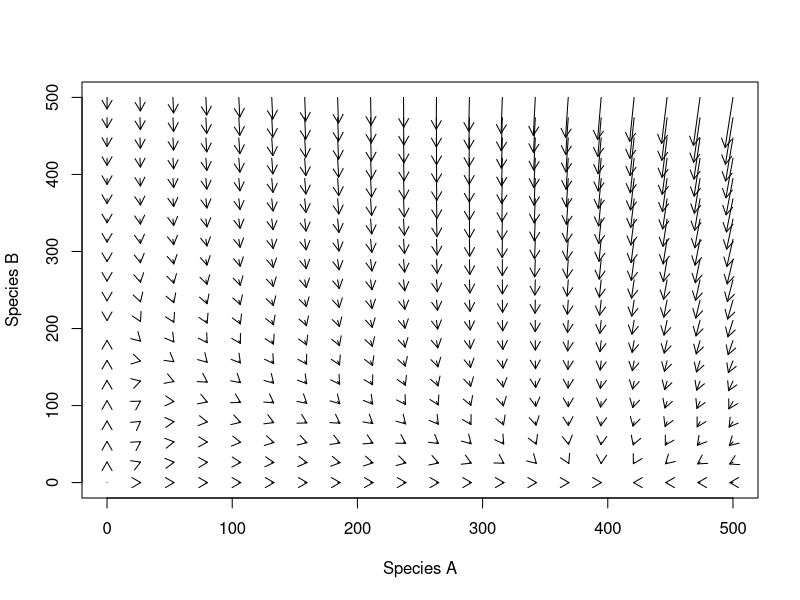

Write R code to recreate this figure.
# Generating state space graph for two-species Lotka-Volterra competition Models
# Parameter list:

# Ka = carrying capacity of species A
# Kb = carrying capacity of species B
# ra = growth rate of species A (constant)
# rb = growth rate of species B (constant)
# alpha = effect of species B on growth of species A
# beta = effect of species A on growth of species B
# PopLim = vector of state space sizes
LV_Comp_SS <- function (ra=0.1,
                        rb=0.1,
                        Ka=400,
                        Kb=200,
                     alpha=0.3,
                     beta=0.6,
                     PopLim=seq(0,100,length=10),
                     ret=TRUE){
dNadt = rep(0,length(PopLim)^2)
dNbdt = rep(0,length(PopLim)^2)
z <- 1
for (i in PopLim) {
  for (j in PopLim) {
    
  dNadt[z] <- ra*i*((Ka - i - alpha*j)/Ka)
  dNbdt[z] <- rb*j*((Kb - j - beta*i)/Kb)
  z <- z + 1
  }
}
x <- rep(PopLim,each=length(PopLim))
y <-rep(PopLim,length(PopLim))
m <- cbind(x,y,dNadt,dNbdt)
if(ret==TRUE) return(m)

}

m <- LV_Comp_SS()

# create plot of joint growth vectors

StateSpacePlotter <- function(m,Mag=1,ret=TRUE) {
  
  plot(x=m[,1],
       y=m[,2],
       xlab="Species A",
       ylab="Species B",
       type="n")
  
  arrows(x0=m[,1],
         y0=m[,2],
         x1=m[,1]+m[,3]*Mag,
         y1=m[,2]+m[,4]*Mag,
         length=0.1)
}
m <- LV_Comp_SS(PopLim=seq(0,500,length=20),
                beta=2)
StateSpacePlotter(m=m,Mag=0.2)


